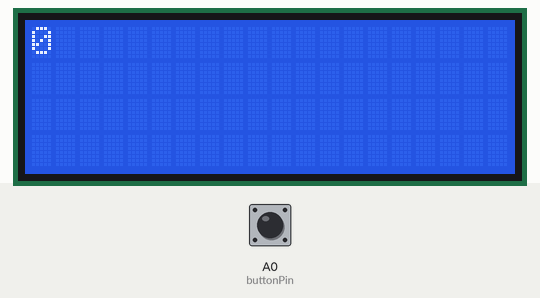
Recording of a sketch running on a simulated Arduino Uno, built with avr-gcc and run on an emulated ATmega328P. Shown: 20×4 character LCD. The test bench sets the inputs (shaded band); at power-on: A0 (buttonPin) HIGH.

Above: at 1.2 s.
1.3 s: A0 (buttonPin) pulled LOW for 0.15 s
At 2.5 s:
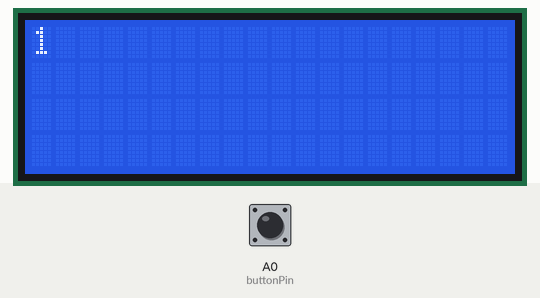
2.9 s: A0 (buttonPin) pulled LOW for 1 s
5.4 s: A0 (buttonPin) pulled LOW for 0.15 s
7.0 s: A0 (buttonPin) pulled LOW for 1 s
At 8.0 s:
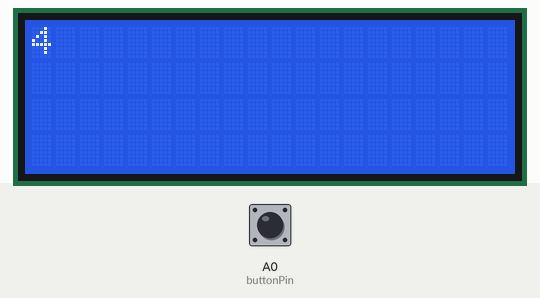
Timing chart, 0 to 10.0 s (numbered marks = the images above; inputs shaded):
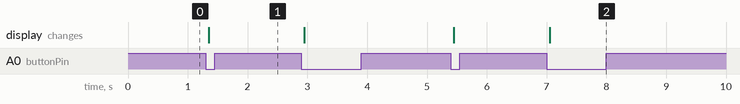

The sketch:

buttonPressWithDebounce.ino
```cpp
#include<LiquidCrystal.h>

const int buttonPin = A0;
int buttonState;
int lastButtonState = LOW;
int counter = 0;
const int rs = 8, en = 7, d4=6,d5=5,d6=4,d7=3;
unsigned long lastDebounceTime = 0;
unsigned long debounceDelay = 50;

LiquidCrystal lcd(rs,en,d4,d5,d6,d7);

void setup() {
  pinMode(buttonPin, INPUT);
  pinMode(buttonPin, INPUT_PULLUP);
  lcd.begin(20,4);

}

void loop() {
  int reading = digitalRead(buttonPin);
  lcd.setCursor(0,0);
  lcd.print(counter);

  if (reading != lastButtonState) {
    lastDebounceTime = millis();
  }

  if ((millis() - lastDebounceTime) > debounceDelay) {

    if (reading != buttonState) {
      buttonState = reading;

      if (buttonState == LOW) {
          counter++;

      }
    }
  }

  lastButtonState = reading;
}
```

Measured:
- after the input at 1.3 s, the display: changes after 0.05 s (image 1)
- after the input at 7.0 s, the display: changes after 0.05 s (image 2)
